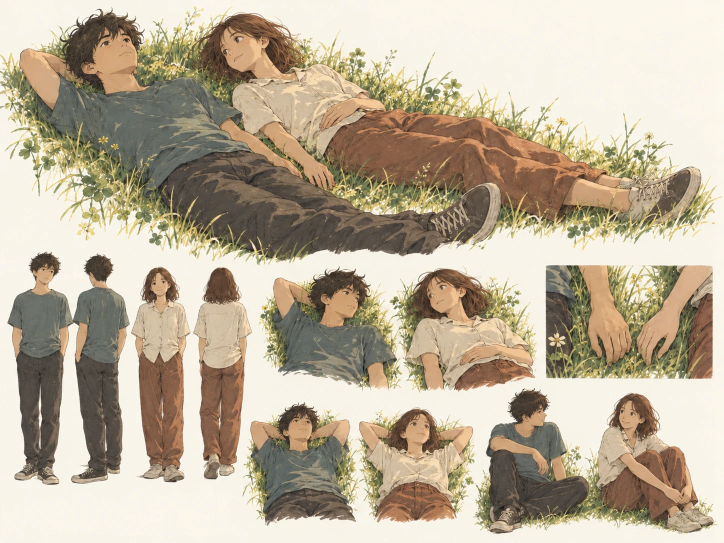
#> input picture references/woodland/drawings/b-look-full-a.webp, 1448 x 1086 px (shown at 1/2 size)
$ python -i closeups.py   (imports and definitions only)
#> lines starting #> are read from the running program, lines starting #| are printed output that depends on the picture; after the words box and inside, x2 and y2 are one past the last pixel; in counts of white or black regions, pixels touching at a corner belong together
"""
The woodland's close-ups (shots 4, 5, 6 of the artist's shot list; docs/reviews/2026-10-woodland.md)
from the artist's drawings. Offline only; what it writes ships.

    pip install --user opencv-python-headless   (once)
    python3 scripts/closeups.py [c4 c5 c6] [--flip DIR]
    python3 scripts/closeups.py --selftest       (a made-up set, redrawn as an image tool does)

A close-up is drawn animation: held drawings, cut on the timeline's keys (`scene.cel` in
src/memory/defs.ts), never warped or mixed between (a face warped from one drawing toward the
next tears: the skeptic's review, 2026-10-17). Reads each shot's drawings from
references/woodland/drawings/ (named as in references/woodland/kit/README.md). The first is the
shot's base; any after it may be missing (the timeline then holds the one before). Without its
first drawing, a shot is a stand-in: the character sheet's own close-up panel, held, its paper
keyed out and the sheet's own grass grown round it to fill the widescreen frame.

Writes public/memories/woodland/afternoon/<shot>-base.webp (the first drawing, opaque),
<shot>-wind.webp (where the engine's wind may move its grass: a small map, one size) and
<shot>-cels.webp (every later drawing, cut to the part of the frame that changes: an atlas), the
drawings with @low, and the shot's entry in the art manifest.
--flip writes each shot's drawings as a 12 fps GIF to DIR, to check by eye that they match (line
weight, softness, colour) before they ship.

How the drawings are prepared:
  1. Each is lined up with the base (the image tool redraws the whole picture a little each time:
     a homography fitted, coarse to fine, to what didn't change). One that won't line up is
     refused: it would jump. Then it is matched to the base's colour.
  2. Each is cut where it really differs from the base (a region round the change, tightly
     feathered), forgiving a line the image tool redrew a pixel or two off. Everywhere else the
     base shows, so what didn't move never boils. Only inside the shot's `allow` box; a drawing
     whose change covers more than a fifth of the frame is refused (it was redrawn, not edited).
  3. The wind leaves the grass near anything that changes alone (it would shear at the cut).
"""
import json
import os
import sys

import cv2
import numpy as np
from PIL import Image

ROOT = os.path.abspath(os.path.join(os.path.dirname(__file__), '..'))
DRAW = os.path.join(ROOT, 'references', 'woodland', 'drawings')
SHEET = os.path.join(ROOT, 'references', 'woodland', '02-characters.webp')
OUT = os.path.join(ROOT, 'public', 'memories', 'woodland', 'afternoon')
MANIFEST = os.path.join(ROOT, 'public', 'memories', 'woodland', 'manifest.json')
W, H = 1920, 1080
LOW = 1280 / 1920
# The largest atlas a phone is sure to take (px, either side).
ATLAS_MAX = 4096
# The most of the frame one drawing may change (more: it was redrawn, not edited).
MOST = 0.22
# The wind map's size (it is smooth).
WIND = (480, 270)

# Each shot: its drawings in the timeline's order (`scene.cel` 0 is the first: keep the two lists
# in step); what stays central on an upright screen (frame fractions, y down); whose breathing
# lifts the chest and where the chest is (x, y, rx, ry: frame fractions, y down). Once the
# drawings are in: a crop of them that matches the shots' eyelines (x, y, w: fractions of a
# drawing; its height follows at 16:9) and where they may differ from the base (x0, y0, x1, y1;
# outside it the base's is kept: the image tool redraws what it wasn't asked to; the kit's
# framing: his head in the left half, hers in the right, above the frame's lower part, where only
# the engine's breath moves; her hand coming in from the right). The chests, crops and boxes are
# set by eye on the real drawings.
SHOTS = {
    'c4': {
        'drawings': ['c4-start', 'c4-eyes', 'c4-mid', 'c4-end'],
        'focus': (0.35, 0.38),
        'breath': 'a',
        'chest': (0.42, 0.98, 0.34, 0.2),
        'crop': None,
        'allow': (0.0, 0.0, 0.62, 0.72),
    },
    'c5': {
        'drawings': ['c5-start', 'c5-eyes', 'c5-mid', 'c5-end'],
        'focus': (0.65, 0.38),
        'breath': 'b',
        'chest': (0.58, 0.98, 0.34, 0.2),
        'crop': None,
        'allow': (0.38, 0.0, 1.0, 0.72),
    },
    'c6': {
        'drawings': ['c6-start', 'c6-mid', 'c6-end'],
        'focus': (0.5, 0.5),
        'breath': None,
        'chest': None,
        'crop': None,
        'allow': (0.35, 0.0, 1.0, 1.0),
    },
}

# Until a shot's first drawing is in: the sheet's own close-up panel (x0, y0, x1, y1, inside its
# border), held; the face and the chest in it (panel fractions, y down; the chest's x, y, rx, ry);
# where the face goes across the frame (the drawings' framing: his head left looking right, hers
# right looking left, so the eyelines meet across the cut), and `foot`, the panel row the frame's
# foot cuts the body at, above where the sheet's drawing fades out to paper (keyed out, that paper
# was grass, and the body ended in it: the artist's note, 2026-10-17); or `fill`: the panel cropped
# across its whole width (the hands: the trousers run off the frame's sides).
STANDIN = {
    'c4': {'panel': (540, 542, 800, 783), 'face': (0.55, 0.3), 'at': 0.38, 'foot': 0.77, 'chest': (0.45, 0.68, 0.35, 0.22)},
    'c5': {'panel': (802, 542, 1076, 783), 'face': (0.45, 0.25), 'at': 0.62, 'foot': 0.8, 'chest': (0.52, 0.62, 0.32, 0.2)},
    'c6': {'panel': (1096, 534, 1422, 755), 'face': (0.56, 0.8), 'fill': True, 'chest': None},
}
# The sheet's top panel: the two of them lying in a long bed of grass, drawn by the same hand (its
# grass, enlarged to the close-ups' scale, is what the stand-ins' grass is grown from).
SHEET_TOP = (0, 0, 1448, 520)


def load(path):
    return np.asarray(Image.open(path).convert('RGB'), np.float32) / 255


# [17 lines left out: functions find, fit, not called in this run]


def hsv(img):
    h = cv2.cvtColor((np.clip(img, 0, 1) * 255).astype(np.uint8), cv2.COLOR_RGB2HSV).astype(np.float32)
    return h[..., 0], h[..., 1] / 255, h[..., 2] / 255


# [132 lines left out: functions blades, paper_of, seam, quilt, standin, not called in this run]


def gray(img):
    return cv2.cvtColor((np.clip(img, 0, 1) * 255).astype(np.uint8), cv2.COLOR_RGB2GRAY)


# [84 lines left out: functions differs, changed, register, match_colour, not called in this run]


def grass_of(img):
    """Where it is grass (green, yellow-green), soft."""
    hsv = cv2.cvtColor((np.clip(img, 0, 1) * 255).astype(np.uint8), cv2.COLOR_RGB2HSV).astype(np.float32)
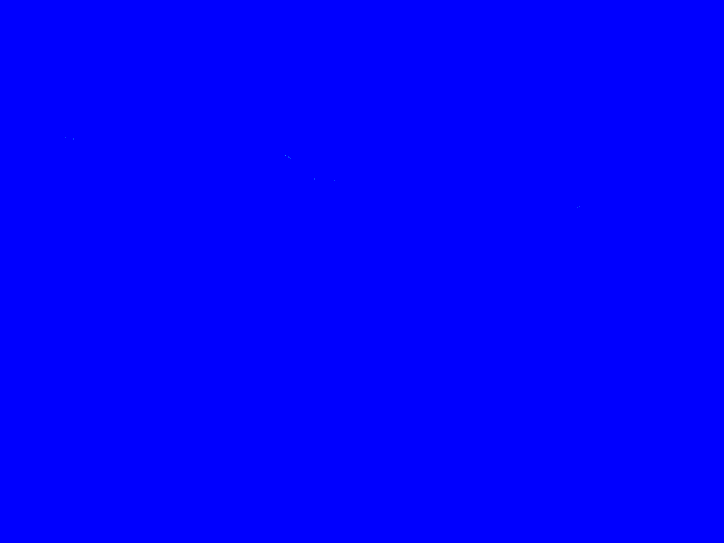
#> hsv: shape (1086, 1448, 3) float32 (shown at 1/2 size); mean R, G, B 0, 0, 256
    h, s, v = hsv[..., 0], hsv[..., 1] / 255, hsv[..., 2] / 255
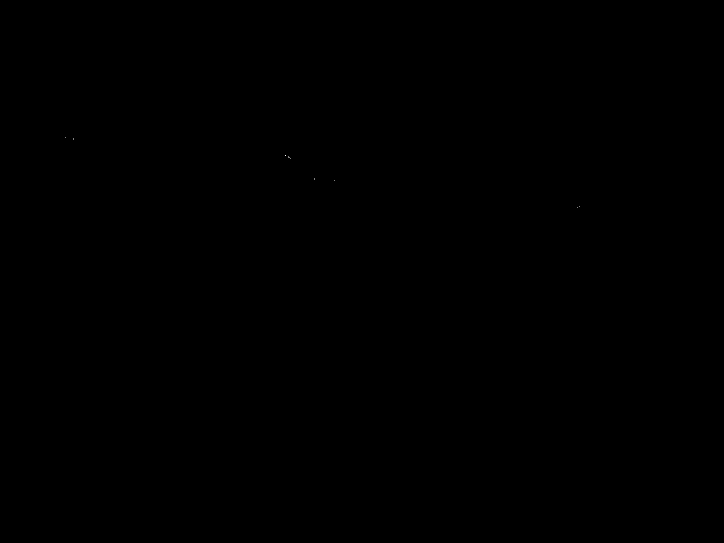
#> h: shape (1086, 1448) float32 (shown at 1/2 size); values 0 (black) and 30 (white), 0% white in thin lines or dots, all inside (x1, y1, x2, y2) = (131, 274, 1160, 416)
#> v: shape (1086, 1448) float32; every value is 1
    g = ((h > 22) & (h < 80) & (s > 0.25) & (v > 0.15)).astype(np.float32)
    g = cv2.morphologyEx(g, cv2.MORPH_OPEN, np.ones((3, 3), np.uint8))
#> g: shape (1086, 1448) float32; every value is 0
    return cv2.GaussianBlur(g, (0, 0), 6)


# [246 lines left out: functions box, save, save_wind, prepare, flip, render and 2 more, not called in this run]


# [2 lines not run here, left out]

>>> import cv2
>>> picture = cv2.cvtColor(cv2.imread('../references/woodland/drawings/b-look-full-a.webp'), cv2.COLOR_BGR2RGB)
>>> result = grass_of(picture)
